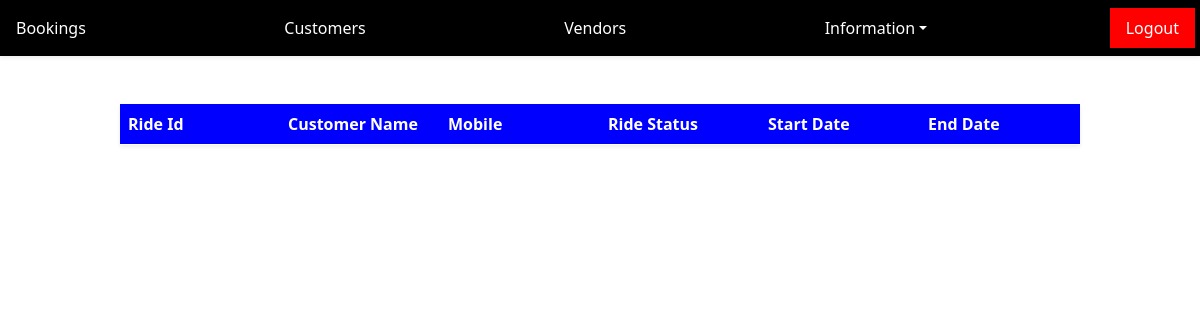
Before: /customer/completed-bookings/ (signed in) with the older database file.
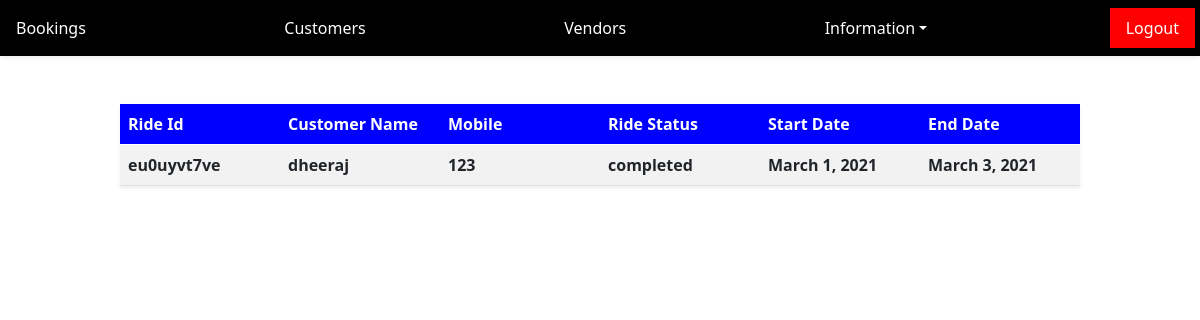
After: the same page with the newer database file.
### customer/models.py (models this page shows)
class MyRides(models.Model):
	Ride_status=(('ongoing','ONGOING'),('completed','COMPLETED'),('canceled','CANCELED'),('upcoming','UPCOMING'))
	ride_id 			   =		models.CharField(max_length=120)
	customer 			   =		models.ForeignKey(CustomerProfile,on_delete=models.CASCADE)
	bike 				   =		models.ForeignKey(BikeDetails,on_delete=models.CASCADE)
	ride_status 		   =		models.CharField(max_length=120,choices=Ride_status)
	start_date 			   =		models.DateField()
	end_date 			   =		models.DateField()
	canceled 			   =		models.BooleanField(default=False)
	review 				   =		models.CharField(max_length=1200)

class CustomerProfile(models.Model):
	user 					=		models.OneToOneField(User,on_delete=models.CASCADE)
	name 					=		models.CharField(max_length=120)
	mobile 					=		models.CharField(max_length=120)
	whatsapp_number 		=		models.CharField(max_length=120)
	email 					=		models.EmailField(unique=True)
	city 					=		models.CharField(max_length=120)
	state 					=		models.CharField(max_length=120)
	photo 					=		models.FileField(upload_to='CustomerProfileImages/')
	def __str__(self):
		return self.name

### vendor/models.py (models this page shows)
class BikeDetails(models.Model):
	question_choices =(('yes','YES'),('no','NO'))
	vendor 							=		models.ForeignKey(VendorProfile,on_delete=models.CASCADE)
	bike_registraton_number 		=		models.CharField(max_length=120)
	year_of_registration 			=		models.CharField(max_length=120)
	date_of_registration 			=		models.DateField()
	bike_company 					=		models.ForeignKey(BikeCompany,on_delete=models.CASCADE)
	bike_model_name 				=		models.ForeignKey(BikeModel,on_delete=models.CASCADE)
	engine_cc 						=		models.CharField(max_length=120)
	ABS 							=		models.CharField(max_length=120,choices=question_choices)
	tubeless_tyre 					=		models.CharField(max_length=120,choices=question_choices)
	luggage_carrier 				=		models.CharField(max_length=120,choices=question_choices)
	mobiler_holder_and_charger  	=		models.CharField(max_length=120,choices=question_choices)
	color 							=		models.CharField(max_length=120)
	road_tax_validity 				=		models.CharField(max_length=120)
	road_tax_document 				=		models.FileField(upload_to='road_tax_document/')
	pollution_validity 				=		models.CharField(max_length=120)
	pollution_validity_document 	=		models.FileField(upload_to='pollution_validity_document/')
	insurance_validity              =		models.CharField(max_length=120)
	insurance_validity_document 	=		models.FileField(upload_to='insurance_validity_document/')
	registration_validity    		=		models.CharField(max_length=120)
	registration_validity_document 	=		models.FileField(upload_to='registration_validity_document/')
	rent_per_day 					=		models.IntegerField()
	rent_per_day_for_more_than_6_days =		models.IntegerField()
	rent_per_day_for_group 			=		models.IntegerField()
	approved 						=		models.BooleanField(default=False)
	ready 							=		models.BooleanField(default=False)
	already_booked 					=		models.BooleanField(default=False)
	def __str__(self):
		return self.bike_registraton_number

### customer/views.py (the view)
# urls.py: path('completed-bookings/',completed_bookings,name='completed-bookings'),
@login_required(login_url="login")
def completed_bookings(request):
	query 		=		MyRides.objects.filter(ride_status='completed')
	return render(request,'bookings.html',{'ls':query})

### customer/templates/bookings.html
{% include 'index.html' %}
{% block content %}
<div>
	<center>
		<div>
				<table class="table table-striped mt-5 shadow-sm" style="border-collapse:collapse; table-layout:fixed; width: 80%">
					<thead>
						<tr>
							<th style="background-color: blue;color: #fff">Ride Id</th>
							<th style="background-color: blue;color: #fff">Customer Name</th>
							<th style="background-color: blue;color: #fff">Mobile</th>
							<th style="background-color: blue;color: #fff">Ride Status</th>
							<th style="background-color: blue;color: #fff">Start Date</th>
							<th style="background-color: blue;color: #fff">End Date</th>
						</tr>
					</thead>
					<tbody>
						{% for ls in ls %}
							<tr>
								<th>{{ ls.ride_id }}</th>
								<th>{{ ls.customer }}</th>
								<th>{{ ls.bike }}</th>
								<th>{{ ls.ride_status }}</th>
								<th>{{ ls.start_date }}</th>
								<th>{{ ls.end_date }}</th>
							</tr>
						{% endfor %}
					</tbody>
				</table>
		</div>
	</center>
</div>
{% endblock %}

Changed rows visible on the page:
added MyRides: ride_id "eu0uyvt7ve", customer "dheeraj", bike "123", ride_status "completed", start_date "March 1, 2021", end_date "March 3, 2021"
